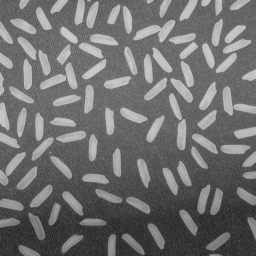
#> input picture data/cv09_rice.bmp, 256 x 256 px, found by its file name
$ python main.py
#> lines starting #> are read from the running program, lines starting #| are printed output that depends on the picture; after the words box and inside, x2 and y2 are one past the last pixel; in counts of white or black regions, pixels touching at a corner belong together
import cv2
import matplotlib.pyplot as plt
import numpy as np
from collections import defaultdict


def find_areas(image):
    def merge_arrays(array_of_arrays):
        edges = defaultdict(set)

        # Constructing edges between overlapping arrays
        for i in range(len(array_of_arrays)):
            for j in range(i + 1, len(array_of_arrays)):
                if set(array_of_arrays[i]) & set(array_of_arrays[j]):
                    edges[i].add(j)
                    edges[j].add(i)

        # Merging connected components based on edges
        merged_arrays = []
        visited = set()
        for i in range(len(array_of_arrays)):
            if i not in visited:
                component = set()
                stack = [i]
                while stack:
                    node = stack.pop()
                    visited.add(node)
                    component.add(node)
                    stack.extend(edges[node] - visited)
                merged_arrays.append(list(component))

        # Merging the actual arrays
        final_merged_arrays = []
        for component in merged_arrays:
            merged_array = np.concatenate([array_of_arrays[i] for i in component])
            final_merged_arrays.append(np.unique(merged_array))

        return final_merged_arrays

    height, width = image.shape[:2]
    areas = np.zeros_like(image)
    area_types = np.uint8(1)
    conflicts = []

    for y in range(height):
        for x in range(width):
            neighbours = []
            if image[y, x] == 255:
                if y - 1 >= 0 and x - 1 >= 0 and areas[y - 1, x - 1] != 0:
                    neighbours.append(areas[y - 1, x - 1])
                if y - 1 >= 0 and areas[y - 1, x] != 0:
                    neighbours.append(areas[y - 1, x])
                if y - 1 >= 0 and x + 1 < width and areas[y - 1, x + 1] != 0:
                    neighbours.append(areas[y - 1, x + 1])
                if x - 1 >= 0 and areas[y, x - 1] != 0:
                    neighbours.append(areas[y, x - 1])
                neighbours = list(set(neighbours))

                if len(neighbours) > 1:
                    areas[y, x] = neighbours[0]
                    conflicts.append(neighbours)
                elif len(neighbours) == 1:
                    areas[y, x] = neighbours[0]
                else:
                    areas[y, x] = area_types
                    area_types += 1

    # Merge conflicting areas
    conflicts = merge_arrays(conflicts)
    for y in range(height):
        for x in range(width):
            if areas[y, x] != 0:
                for _, arr in enumerate(conflicts):
                    if areas[y, x] in arr:
                        areas[y, x] = np.min(arr)

    return areas

def segment_image(src, threshold,threshold_top, kernel_size):
#> called with src = './data/cv09_rice.bmp', threshold = 135, threshold_top = 50, kernel_size = 5
    def cancel_noise(img, kernel_size):
        # Apply morphological operations for noise cancellation
        kernel = np.ones((kernel_size, kernel_size), np.uint8)
        img = cv2.erode(img, kernel, iterations=1)
        img = cv2.dilate(img, kernel, iterations=1)
        return img

    image = cv2.imread(src)
#> image is the input picture: shape (256, 256, 3); min 40, max 204, mean 111.2
    gray = cv2.cvtColor(image, cv2.COLOR_BGR2GRAY)
    tophat_image = cv2.morphologyEx(gray,cv2.MORPH_TOPHAT,np.ones((13,13),np.uint8))
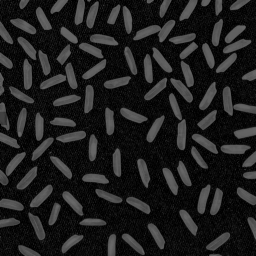
#> tophat_image: shape (256, 256); min 0, max 106, mean 30
    # Perform thresholding to segment the image
    segmented_image = np.where(gray > threshold, 255, 0).astype(np.uint8)
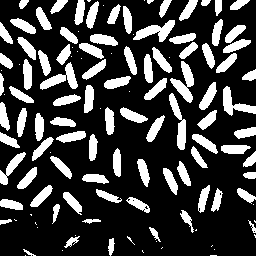
#> segmented_image: shape (256, 256); 24.8% white; 125 white regions (36 under 20 px), largest, box (x1, y1, x2, y2) and area: (170, 61, 194, 103) 441, (133, 20, 175, 42) 417, (40, 62, 78, 90) 413
    segmented_tophat = np.where(tophat_image > threshold_top, 255, 0).astype(np.uint8)
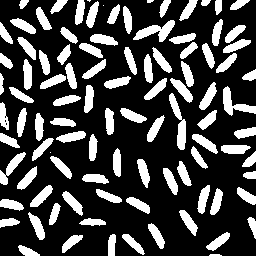
#> segmented_tophat: shape (256, 256); 26.5% white; 99 white regions (4 under 20 px), largest, box (x1, y1, x2, y2) and area: (133, 20, 175, 42) 400, (169, 93, 186, 150) 398, (223, 86, 256, 116) 369
    return cancel_noise(segmented_tophat,3), image, segmented_image, gray, tophat_image
#> in cancel_noise, `img = cv2.erode(img, kernel, iterations=1)`: img: shape (256, 256); 16.1% white; 101 white regions (3 under 20 px), largest, box (x1, y1, x2, y2) and area: (178, 121, 185, 149) 155, (222, 146, 249, 153) 150, (24, 61, 31, 88) 144
#> in cancel_noise, `img = cv2.dilate(img, kernel, iterations=1)`:
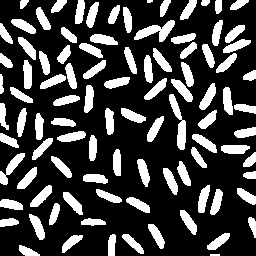
#> img: shape (256, 256); 26.1% white; 97 white regions (1 under 20 px), largest, box (x1, y1, x2, y2) and area: (134, 20, 175, 42) 396, (169, 94, 186, 150) 394, (0, 153, 25, 185) 274

def create_centroids(areas, image, plus_size, rice_size):
    def get_area_sizes(areas):
        # Count occurrences of each area number
        counts = {}
        for sublist in areas:
            for num in sublist:
                counts[num] = counts.get(num, 0) + 1

        return counts

    def get_moments(image):
        height, width = image.shape[:2]
        areas = get_area_sizes(image)
        moments = {}
        for key, val in areas.items():
            moments[key] = [val, 0, 0]
        moments.pop(0)  # Remove background
        for y in range(height):
            for x in range(width):
                if image[y, x] != 0:
                    moments[image[y, x]][1] += y
                    moments[image[y, x]][2] += x
        return moments

    def add_plus(image, y_coord, x_coord, plus_size):
        # Add plus sign around centroids
        points = [[0, 0]]
        height, width = image.shape[:2]
        for i in range(1, plus_size + 1):
            points.extend([[-i, 0], [i, 0], [0, -i], [0, i]])

        for point in points:
            if 0<= y_coord + point[0] < height and 0<= x_coord + point[1] < width:
                image[y_coord + point[0], x_coord + point[1]] = [0.0, 0.0, 255.0]
        return image

    moment_data = get_moments(areas)
    rice_count = 0
    for _, val in moment_data.items():
        x_coord = int(val[2] / val[0])  # Calculate centroid x-coordinate
        y_coord = int(val[1] / val[0])  # Calculate centroid y-coordinate
        if val[0]>rice_size:
            image = add_plus(image, y_coord, x_coord, plus_size)
            rice_count+=1
    return image, rice_count

def draw_images(centroid_data, image_data_array):
    original_with_points = centroid_data[0]
    original = image_data_array[3]
    top_hat = image_data_array[4]
    segmented_original = image_data_array[2]
    segmented_top_hat  = image_data_array[0]
    plt.figure(figsize=(10, 8))

    plt.subplot(2, 2, 1)
    plt.hist(original.ravel(), bins=256, range=[0,256])
    plt.title('Original histogram')

    plt.subplot(2, 2, 2)
    plt.hist(top_hat.ravel(), bins=256, range=[0,256])
    plt.title('Top-hat histogram')
    plt.subplot(2, 3, 4)
    plt.imshow(segmented_original, cmap="gray")
    plt.title("Original segmented")
    plt.axis("off")

    plt.subplot(2, 3, 5)
    plt.imshow(segmented_top_hat,cmap="gray")
    plt.title("Top-hat segmented")
    plt.axis("off")

    plt.subplot(2,3,6)
    plt.imshow(cv2.cvtColor(original_with_points,cv2.COLOR_BGR2RGB))
    plt.title(str(centroid_data[1])+" grains of rice detected")
    plt.axis("off")
    plt.show()

if __name__=="__main__":
    images = ["./data/cv09_rice.bmp","./data/cv10_mince.jpg"]
    #+-135 original
    #+-50 tophat
    plusSize = 5
    rice_size = 0
    im1 = segment_image(images[0],135,50,5)
#> im1 = 5 items
    draw_images(create_centroids(find_areas(im1[0]),im1[1].copy(),plusSize,rice_size),im1)
#> after the loop in find_areas, `for y in range(height):`:
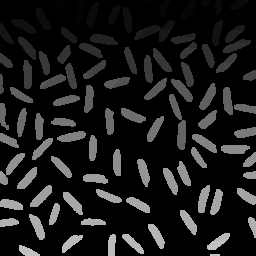
#> areas: shape (256, 256); min 0, max 195, mean 26.3
#> after the loop in find_areas, `for y in range(height):`: areas: shape (256, 256); 4.89% of pixels changed, all inside (x1, y1, x2, y2) = (0, 3, 256, 256)
#> after the loop in get_area_sizes, `for sublist in areas:`: counts = 98 items
#> the loop in get_moments, `for key, val in areas.items():` made 98 passes
#> (key, val) on passes 1 to 12: (0, 48436), (1, 57), (2, 124), (3, 181), (4, 16), (5, 114), (6, 178), (7, 45), (8, 88), (9, 115), (10, 194), (12, 137)
#> after the loop in get_moments, `for y in range(height):`: moments = 97 items
#> the loop in create_centroids, `for _, val in moment_data.items():` made 97 passes
#> (val, x_coord, y_coord) on passes 1 to 12: ([57, 186, 1316], 23, 3), ([124, 680, 7204], 58, 5), ([181, 2089, 14381], 79, 11), ([16, 14, 2388], 149, 0), ([114, 802, 18694], 163, 7), ([178, 1663, 33487], 188, 9), ([45, 103, 9217], 204, 2), ([88, 527, 19182], 217, 5), ([115, 473, 27389], 238, 4), ([194, 2815, 17833], 91, 14), ([137, 1976, 15558], 113, 14), ([185, 3473, 7870], 42, 18)
#> (x_coord, y_coord) on passes 61 to 66: (8, 140), (204, 142), (92, 147), (41, 148), (234, 148), (197, 157)
#> after the loop in create_centroids, `for _, val in moment_data.items():`:
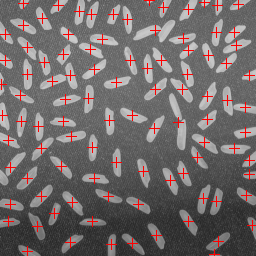
#> image: shape (256, 256, 3); mean of channels 0, 1, 2 106.1, 106.1, 113.9; drawn as B, G, R
#> after the loop in create_centroids, `for _, val in moment_data.items():`: rice_count = 97
#> in draw_images, `plt.show()`:
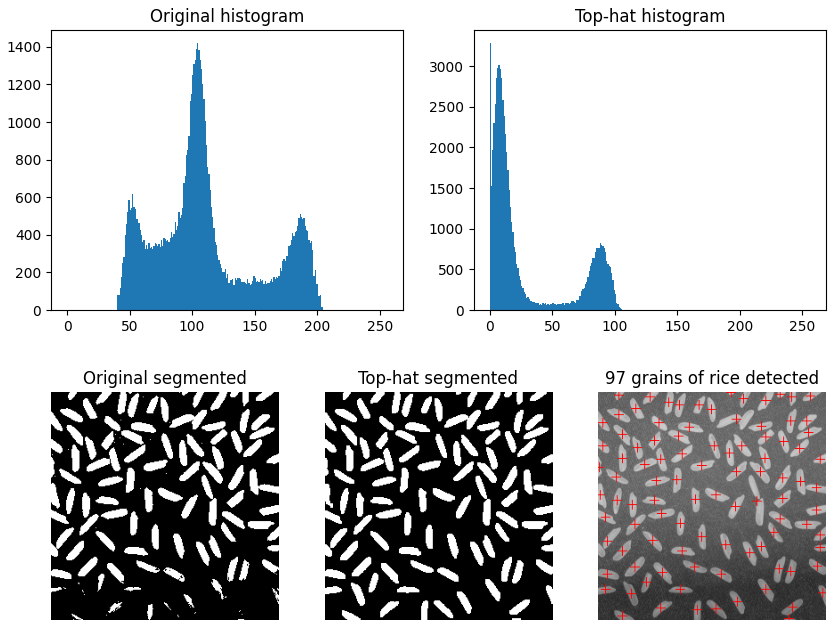
#> figure drawn by matplotlib, 5 panels; panel 1: tallest bar 1419 high, from x = 104 to 105; panel 2: tallest bar 3280 high, from x = 0 to 1
